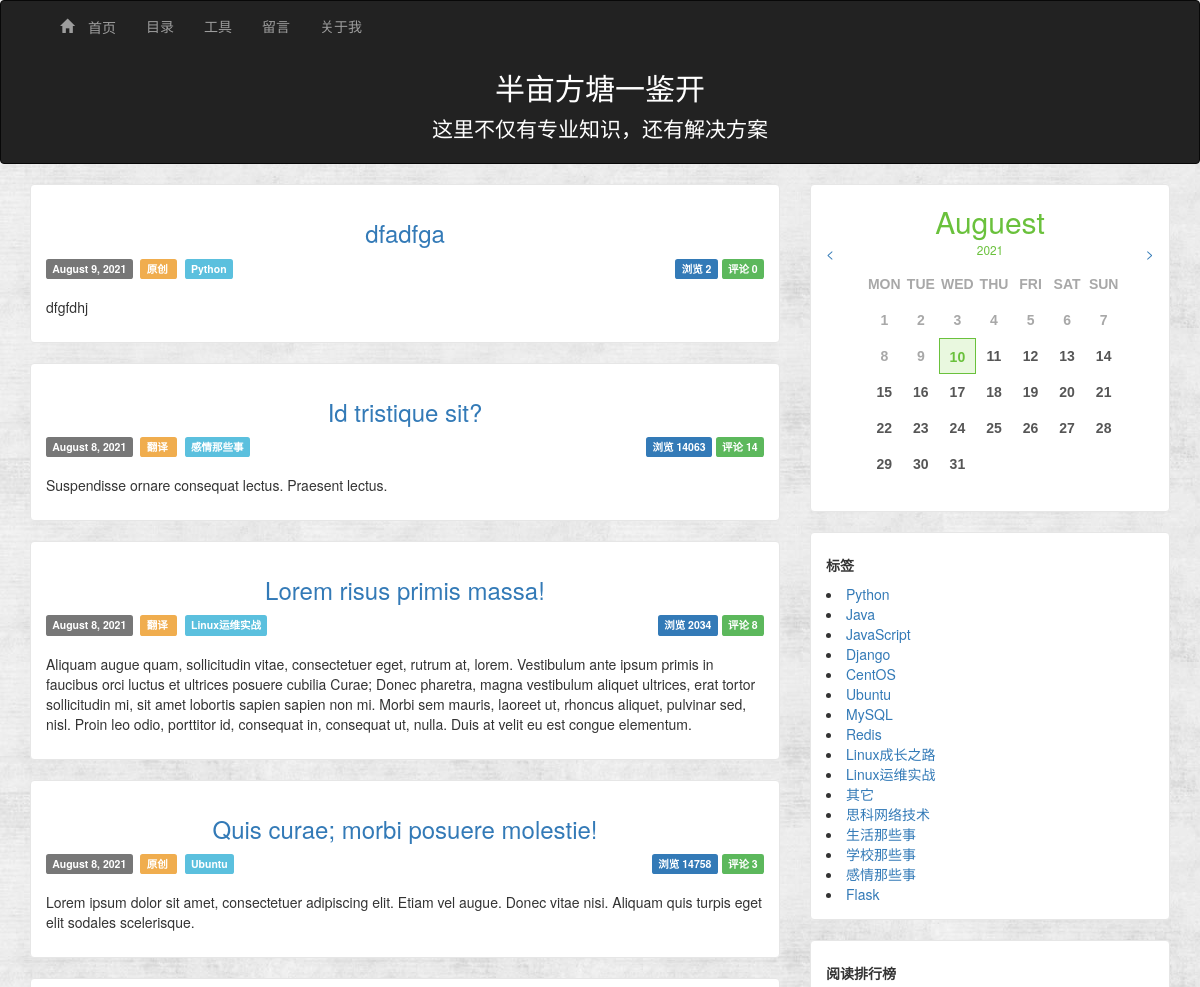
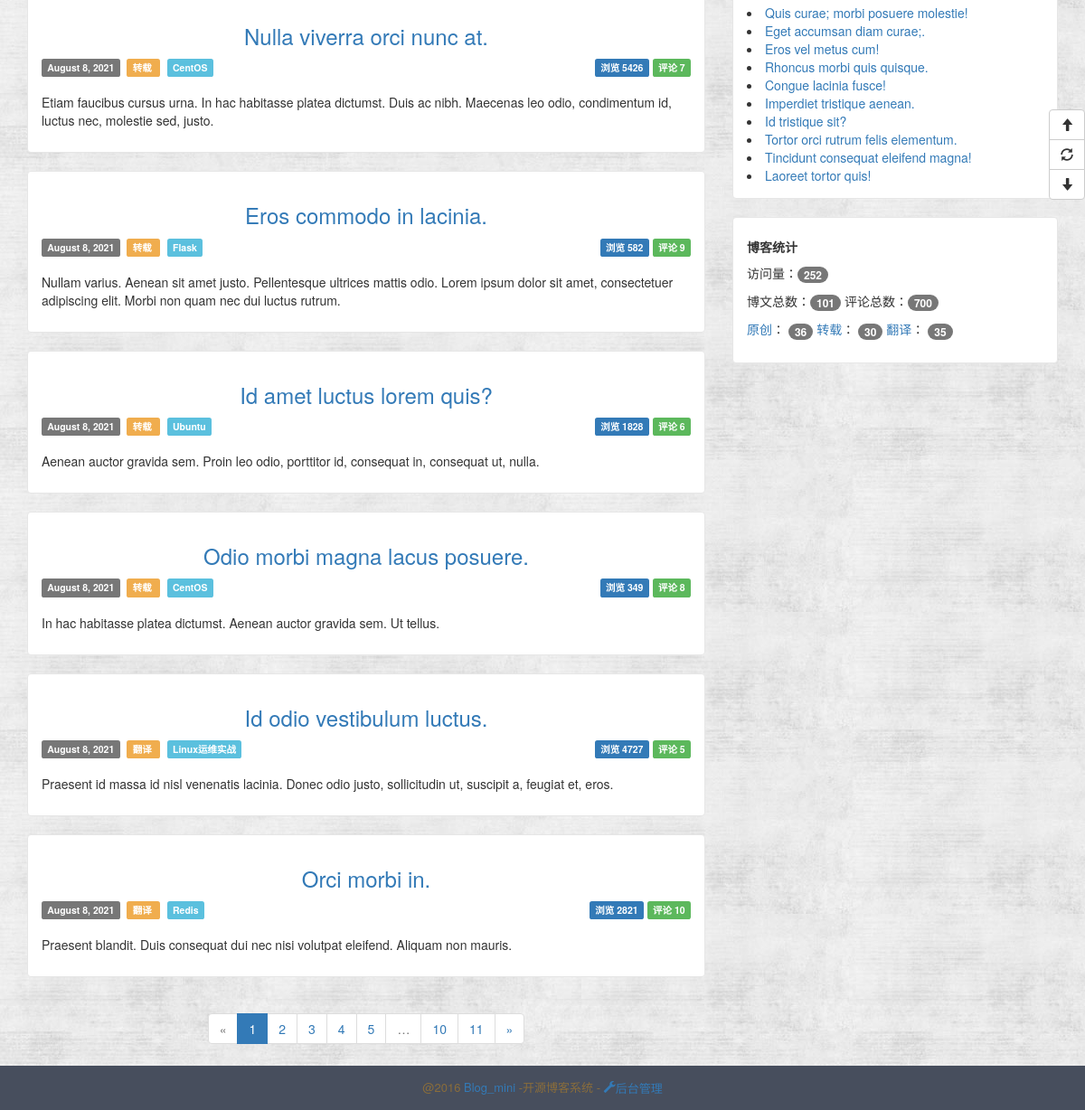
Before: / with the older database file (2 pictures, top to bottom).
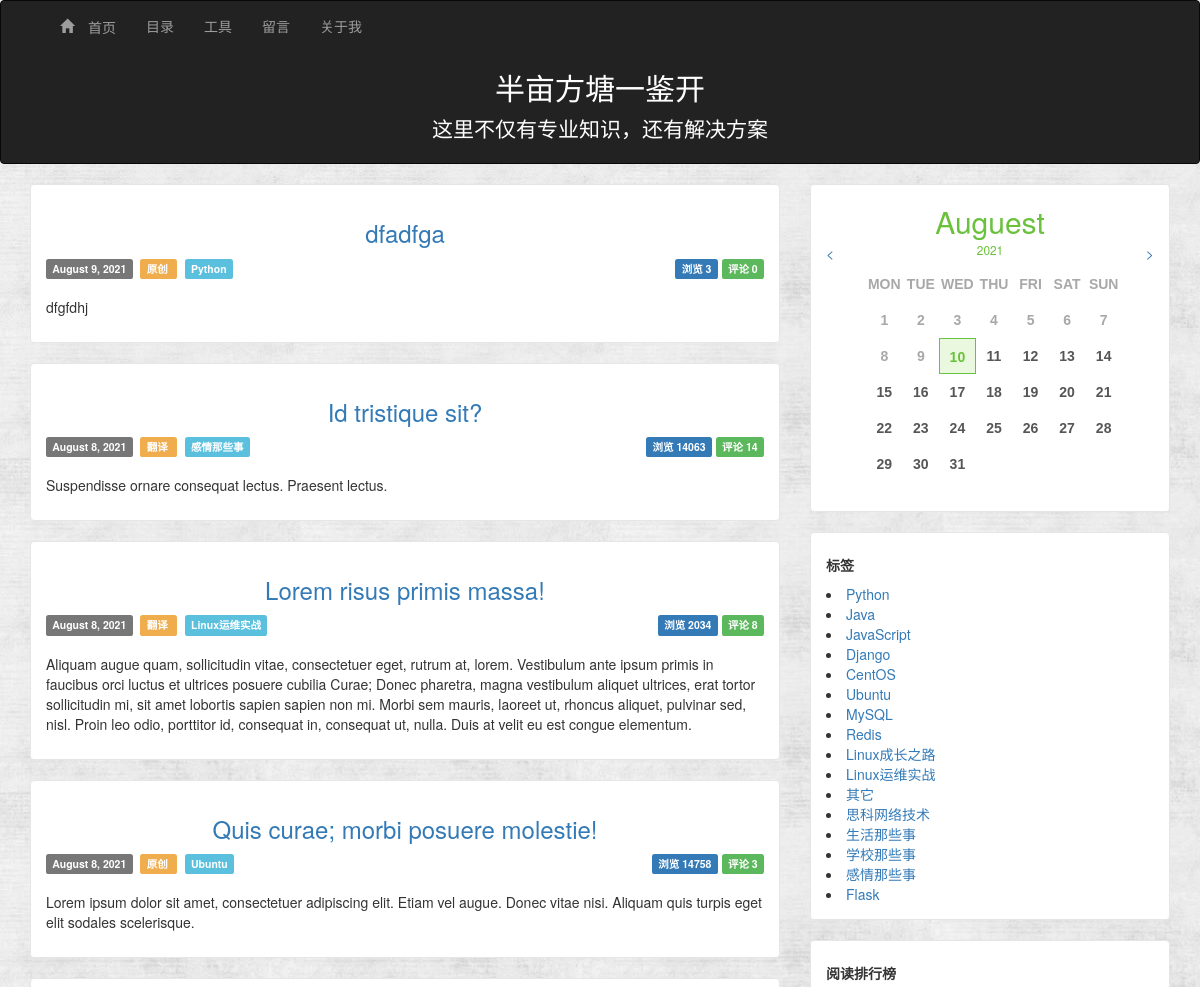
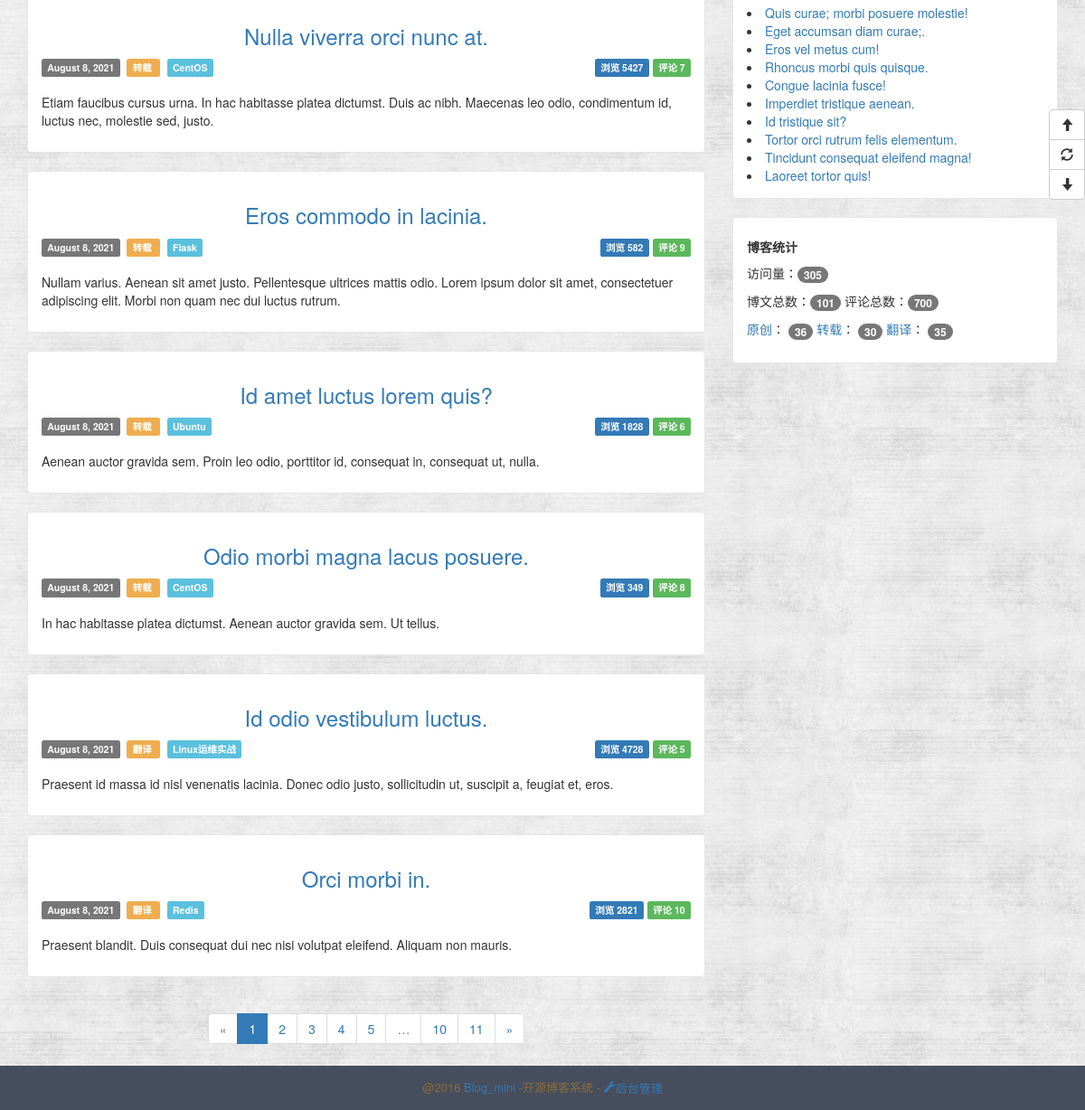
After: the same page with the newer database file (2 pictures, top to bottom).
### app/models.py (models this page shows, shortened)
class BlogInfo(db.Model):
    __tablename__ = 'blog_info'
    id = db.Column(db.Integer, primary_key=True)
    title = db.Column(db.String(64))
    signature = db.Column(db.Text)
    navbar = db.Column(db.String(64))

class Article(db.Model):
    __tablename__ = 'articles'
    id = db.Column(db.Integer, primary_key=True)
    title = db.Column(db.String(64), unique=True)
    content = db.Column(db.Text)
    summary = db.Column(db.Text)
    create_time = db.Column(db.DateTime, index=True, default=datetime.utcnow)
    update_time = db.Column(db.DateTime, index=True, default=datetime.utcnow)
    num_of_view = db.Column(db.Integer, default=0)
    articleType_id = db.Column(db.Integer, db.ForeignKey('articleTypes.id'))
    source_id = db.Column(db.Integer, db.ForeignKey('sources.id'))
    comments = db.relationship('Comment', backref='article', lazy='dynamic')

class Source(db.Model):
    __tablename__ = 'sources'
    id = db.Column(db.Integer, primary_key=True)
    name = db.Column(db.String(64), unique=True)
    articles = db.relationship('Article', backref='source', lazy='dynamic')

class ArticleType(db.Model):
    __tablename__ = 'articleTypes'
    id = db.Column(db.Integer, primary_key=True)
    name = db.Column(db.String(64), unique=True)
    introduction = db.Column(db.Text, default=None)
    articles = db.relationship('Article', backref='articleType', lazy='dynamic')
    menu_id = db.Column(db.Integer, db.ForeignKey('menus.id'), default=None)
    setting_id = db.Column(db.Integer, db.ForeignKey('articleTypeSettings.id'))
    @property
    def is_hide(self):
        if self.setting:
            return self.setting.hide
        else:
            return False

class Plugin(db.Model):
    __tablename__ = 'plugins'
    id = db.Column(db.Integer, primary_key=True)
    title = db.Column(db.String(64), unique=True)
    note = db.Column(db.Text, default='')
    content = db.Column(db.Text, default='')
    order = db.Column(db.Integer, default=0)
    disabled = db.Column(db.Boolean, default=False)

class BlogView(db.Model):
    __tablename__ = 'blog_view'
    id = db.Column(db.Integer, primary_key=True)
    num_of_view = db.Column(db.BigInteger, default=0)
    @staticmethod
    def add_view(db):
        view = BlogView.query.first()
        view.num_of_view += 1
        db.session.add(view)
        db.session.commit()

### app/main/views.py (the view)
@main.route('/')
def index():
    BlogView.add_view(db)
    page = request.args.get('page', 1, type=int)
    pagination = Article.query.order_by(Article.create_time.desc()).paginate(
        page, per_page=current_app.config['ARTICLES_PER_PAGE'],
        error_out=False)
    articles = pagination.items
    return render_template('index.html', articles=articles,
                           pagination=pagination, endpoint='.index')

### app/templates/index.html
{% extends 'base.html' %}
{% import "_macros.html" as macros %}
{% block content %}
    {% include "_article_entry.html" %}
    <div class="pagination">
    {% if endpoint == '.index' %}
        {{ macros.pagination_widget(pagination, endpoint) }}
    {% else %}
        {{ macros.pagination_widget(pagination, endpoint, id=id) }}
    {% endif %}
    </div>
{% endblock %}

### app/templates/base.html (shortened to what this page needs)
<!DOCTYPE html>
<html lang="en">
<head>
    {% block stylesheet %}
        <link href="{{ url_for('static', filename='css/bootstrap.css') }}" rel="stylesheet">
        <link href="{{ url_for('static', filename='css/common.css') }}" rel="stylesheet">
        <link href="{{ url_for('static', filename='css/calender.css') }}" rel="stylesheet">
    {% endblock %}
</head>
<body>
<header>
    <nav class="navbar navbar-{{ BlogInfo.query.first().navbar }}" role="navigation">
        <div class="container">
            <div class="collapse navbar-collapse">
                <ul class="nav navbar-nav">
                    <li class=""><a href="/"><span class="glyphicon glyphicon-home"> 首页</span></a></li>
                    <li><a href="{{ url_for('main.cata') }}">目录</a></li>
                    <li><a href="{{ url_for('main.index') }}">工具</a></li>
                    <li><a href="{{ url_for('main.index') }}">留言</a></li>
                    <li><a href="{{ url_for('main.index') }}">关于我</a></li>
                </ul>
            </div>
        </div>
        <div class="container" style="color:white;text-align:center">
            <h2   class="blog-title">{{ BlogInfo.query.first().title }}</h2>
            <p class="lead signature">
                {{ BlogInfo.query.first().signature }}
            </p>
        </div>
    </nav>
</header>
{% block Content %}
    <div class="content">
        <div class="container">
            <div class="row">
                <div class="col-md-8 article">
                    {% block content %}
                    {% endblock %}
                </div>
                <div class="col-md-4 blog_nav">
                    {% block blog_nav_plugin %}
                        {% for plugin in Plugin.query.order_by(Plugin.order.asc()).all() %}
                            {% if plugin.disabled != True %}
                                {% if plugin.content != 'system_plugin' %}
                                    <div id="{{ plugin.title }}" class="entry-box">
                                        <h5><strong>{{ plugin.title }}</strong></h5>
                                        {{ plugin.content | safe }}
                                    </div>
                                {% else %}
                                    <div class="entry-box">
                                        <div class="title">
                                            <h2 class="green" id="calendar-title" style="text-align:center;margin:5px">
                                            </h2>
                                            <a href="" id="prev" style="float:left">&lt;</a>
                                            <a href="" id="next" style="float:right">&gt;</a>
                                            <h3 class="green small" id="calendar-year" style="text-align:center;margin:5px">
                                            </h3>
                                        </div>
                                        <div class="body" style="min-height:230px">
                                            <div class="lightgrey body-list">
                                                <ul>
                                                    <li>MON</li>
                                                    <li>TUE</li>
                                                    <li>WED</li>
                                                    <li>THU</li>
                                                    <li>FRI</li>
                                                    <li>SAT</li>
                                                    <li>SUN</li>
                                                </ul>
                                            </div>
                                        </div>
                                    </div>
                                    <div class="entry-box">
                                        <h5><strong>标签</strong></h5>
                                        {% for article_type in ArticleType.query.all() %}
                                            {% if not article_type.menu %}
                                                {% if not article_type.is_hide %}
                                                <li>
                                                    <a href="{{ url_for('main.articleTypes', id=article_type.id) }}">
                                                        {{ article_type.name }}
                                                    </a>
                                                </li>
                                                {% endif %}
                                            {% endif %}
                                        {% endfor %}
                                    </div>
                                    <div class="entry-box">
                                        <h5><strong>阅读排行榜</strong></h5>
                                        {% for article in Article.query.order_by(Article.num_of_view.desc()).limit(10) %}
                                                <li>
                                                    <a href="{{ url_for('main.articleDetails',id=article.id) }}">
                                                        {{ article.title }}
                                                    </a>
                                                </li>
                                        {% endfor %}
                                    </div>
                                    <div class="entry-box">
                                        <h5><strong>博客统计</strong></h5>
                                        <p>访问量：<span class="badge">{{ BlogView.query.first().num_of_view }}</span></p>
                                        <p>
                                            博文总数：<span class="badge">{{ Article.query.count() }}</span>
                                            评论总数：<span class="badge">{{ Comment.query.count() }}</span>
                                        </p>
                                        <p>
                                            {% for source in Source.query.all() %}
                                                <a href="{{ url_for('main.article_sources', id=source.id) }}">{{ source.name }}</a>：
                                                <span class="badge">{{ source.articles.count() }}</span>
                                            {% endfor %}
                                        </p>
                                    </div>
                                {% endif %}
                            {% endif %}
                        {% endfor %}
                    {% endblock %}
                </div>
            </div>
        </div>
    </div>
{% endblock %}
<div class="footer">
    <p class="footer-content">
        @2016
        <a href="#">Blog_mini</a>
        -开源博客系统
        {% if not current_user.is_authenticated %}
            -<a href="{{ url_for('auth.login') }}">
            <span class="glyphicon glyphicon-wrench">后台管理</span>
        </a>
        {% endif %}
    </p>
</div>
<div class="btn-group-vertical floatButton">
    <button id="goTop" class="btn btn-default" title="去顶部" type="button">
        <span class="glyphicon glyphicon-arrow-up"></span>
    </button>
    <button id="refresh" class="btn btn-default" title="刷新" type="button">
        <span class="glyphicon glyphicon-refresh"></span>
    </button>
    <button id="goBottom" class="btn btn-default" title="去底部" type="button">
        <span class="glyphicon glyphicon-arrow-down"></span>
    </button>
</div>
</body>
</html>

### app/templates/_macros.html
{% macro pagination_widget(pagination, endpoint, fragment='') %}
    <ul class="pagination">
        <li {% if not pagination.has_prev %} class="disabled"{% endif %}>
            <a href="{% if pagination.has_prev %}{{ url_for(endpoint,
                page = pagination.page - 1, **kwargs) }}{{ fragment }}{% else %}#{% endif %}">
                &laquo;
            </a>
        </li>
        {% for p in pagination.iter_pages() %}
            {% if p %}
                {% if p == pagination.page %}
                <li class="active">
                    <a href="{{ url_for(endpoint, page = p, **kwargs) }}{{ fragment }}">{{ p }}</a>
                </li>
                {% else %}
                <li>
                    <a href="{{ url_for(endpoint, page = p, **kwargs) }}{{ fragment }}">{{ p }}</a>
                </li>
                {% endif %}
            {% else %}
            <li class="disabled"><a href="#">&hellip;</a></li>
            {% endif %}
        {% endfor %}
        <li {% if not pagination.has_next %} class="disabled"{% endif %}>
            <a href="{% if pagination.has_next %}{{ url_for(endpoint,
                page = pagination.page + 1, **kwargs) }}{{ fragment }}{% else %}#{% endif %}">
                &raquo;
            </a>
        </li>
    </ul>
{% endmacro %}

### app/templates/_article_entry.html
{% for article in articles %}
    <div id='article-entry' class="entry-box">
    {% include '_article_info.html' %}
    </div>
{% endfor %}

### app/templates/_article_info.html
<div class="article-entry-header">
    <h3 class="article-entry-title">
        <a href="{{ url_for('.articleDetails', id=article.id) }}">{{ article.title }}</a>
    </h3>
</div>
<div class="article-entry-info">
    <div class="base-info">
        <span class="label label-default">{{ moment(article.create_time.date()).format('LL') }}</span>&nbsp;
        <span class="label label-warning">
            <a href="{{ url_for('main.article_sources', id=article.source.id) }}" target="_blank" style="color: white">
                {{ article.source.name }}
            </a>
        </span>&nbsp;
        <span class="label label-info">
            <a href="{{ url_for('main.articleTypes', id=article.articleType.id) }}" target="_blank" style="color: white">
                {{ article.articleType.name }}
            </a>
        </span>
    </div>
    <div class="main-info">
        <span class="label label-primary">浏览 {{ article.num_of_view }}</span>
        <span class="label label-success">评论 {{ article.comments.count() }}</span>
    </div>
</div>
<div class="article-entry-sum">
    <p>{{ article.summary }}</p>
</div>

### app/static/css/common.css (style rules this page uses)
body { background: url('../images/background.jpg'); }
.signature { padding-left: 0px; }
.content { min-height: 800px; }
.article-entry-sum { margin-top: 5px; }
.entry-box { background: #fff; padding: 15px; margin-bottom: 20px; border: 1px solid #e6e6e6; border-radius: 4px; }
.article-entry-header { margin: 0; padding: 0; border: 0; font: inherit; vertical-align: baseline; }
.article-entry-title { text-align: center; margin-bottom: 10px; }
.article-entry-title a { text-decoration: none; }
.article-entry-info { height: 35px; }
.article-entry-info .base-info { float: left; }
.article-entry-info .main-info { float: right; }
.footer { background: #474E5D; padding: 15px 0 5px; font-size: 13px; }
.footer-content { text-align: center; color: #8a6d3b; }
div.pagination { width: 100%; text-align: center; padding: 0px; margin: 0px; }
.footer-content a { text-decoration: none; }
.floatButton { position: fixed; top: 50%; right: 0; z-index: 9999999; }

### app/static/css/calender.css (style rules this page uses)
.body-list ul { float:center width:100%; font-family:arial; font-weight:bold; font-size:14px; }
.body-list ul li { width: 12.7%; height:36px; line-height:36px; list-style-type:none; display:block; box-sizing:border-box; float:left; text-align:center; }
.lightgrey { color:#a8a8a8; }
.green { color:#6ac13c; }

Changed rows visible on the page:
changed Article "dfadfga": num_of_view "2" → "3"
changed Article "Nulla viverra orci nunc at.": num_of_view "5426" → "5427"
changed Article "Id odio vestibulum luctus.": num_of_view "4727" → "4728"
changed BlogView: query.first "252" → "305"
